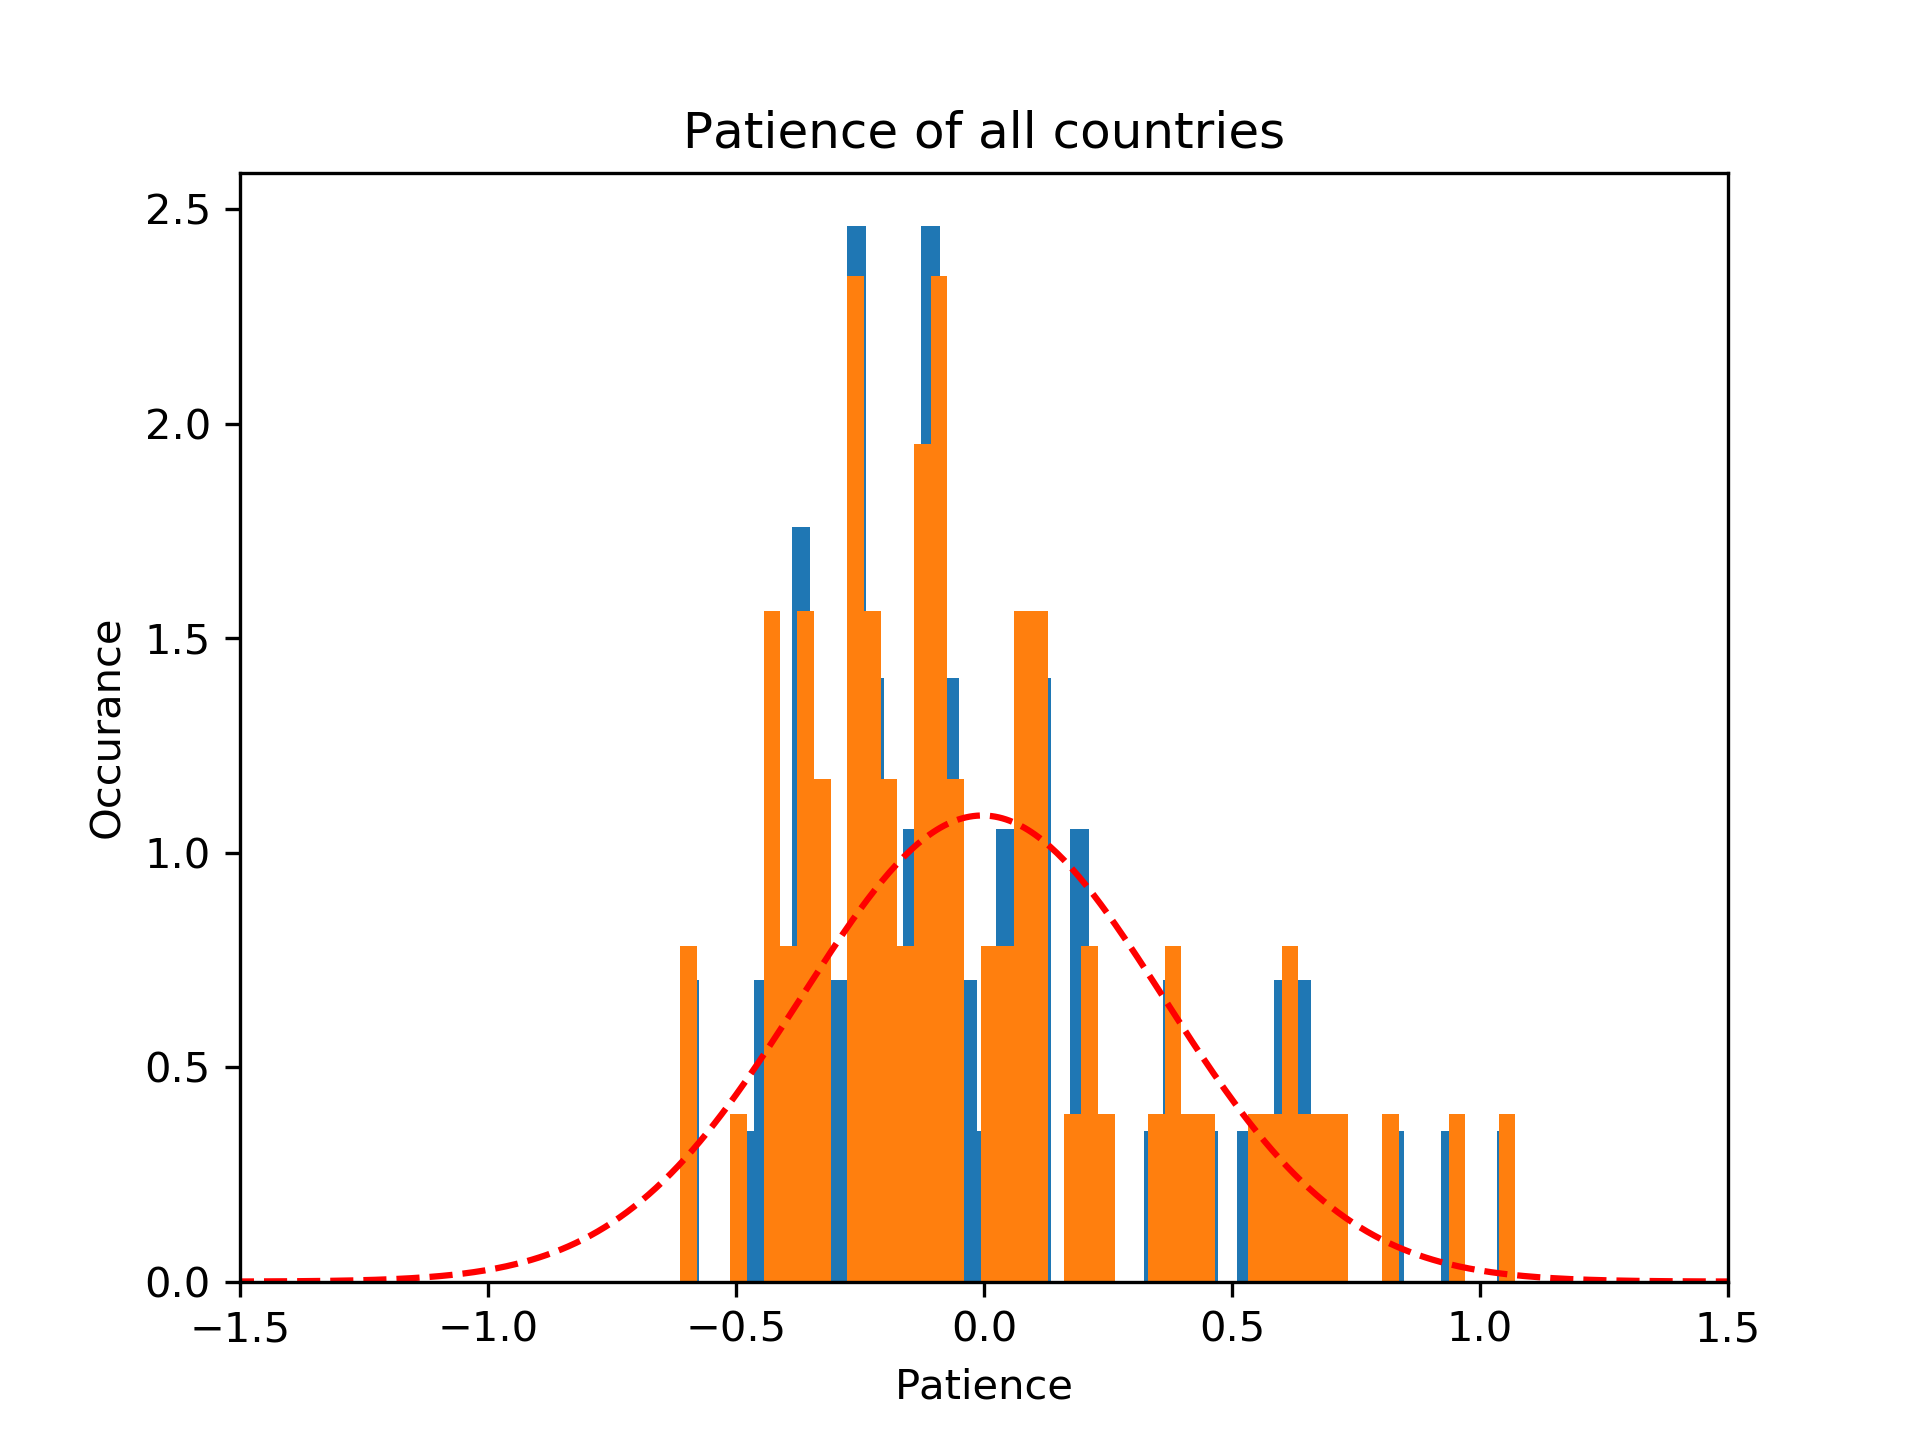

Generate this figure with Python:

import numpy as np
import matplotlib.pyplot as plt
from tqdm import tqdm
from statsmodels.stats.diagnostic import normal_ad
from scipy import stats

import pandas as pd
pd.options.display.max_columns =None
pd.options.display.max_rows =40
filename = 'D:\Code\Thacher\datasci2020\Projects\Ian\country_patience.csv'
df = pd.read_csv(filename)


#for plotting the histogram
def gauss(sig=1,x0=0):
    x = np.linspace(x0-10*sig,x0+10*sig,1000)
    y = 1.0/(np.sqrt(2*np.pi)*sig)*np.exp(-(x-x0)**2/(2*sig**2))
    return x,y


df

df.columns = ['Country', 'Code','Year','Patience']

# plotting data as histogram
x = df.Patience
hist = plt.hist(x,bins=45,density=True,edgecolor='none')

# find mean and stdev
print(np.mean(x))
print(np.std(x))

# plotting another histogram with gaussian over it
hist = plt.hist(x,bins=45,density=True,edgecolor='none')
x,y = gauss(x0=np.mean(x),sig=np.std(x))
plt.plot(x,y,'r--')
xlim = plt.xlim(-1.5,1.5)
plt.title('Patience of all countries')
plt.xlabel('Patience')
plt.ylabel('Occurance')
plt.show()
#plt.savefig('Ian_ModernData.png',dpi=300)

# Anderson-Darling Test
ad2,pval = normal_ad(x,axis=0)
print(pval)
# this pval is tiny, which shows that this distribution is not normal
# I would assume this is true because each country has a different culture,
# so their value would not line up like a set of data from one source


from scipy import stats
# using the gaussian_kde to smooth

kde = stats.gaussian_kde(x)
x_plot = np.linspace(np.min(x), np.max(x), 1000)
plt.plot(x_plot,kde.pdf(x_plot))
#only plots a horizontal line, but histogram has density=True ??
#plt.show()



plt.clf()
# bringing in the second set of data for line fitting
# have to test out different sets for correlation
filename = 'D:\Code\Thacher\datasci2020\Projects\Ian\country_risk.csv'
df2 = pd.read_csv(filename)
df2.columns = ['Country', 'Code','Year','Risk']
# none of the different sets line up well, but risk fits the best
# it probably doesn't help that the measurements are in an unknown scale/context

# first plot attempt
patience = df.Patience
risk = df2.Risk
riskError = np.std(risk)

# plot up data with errorbars
plt.errorbar(patience,risk,yerr=riskError,fmt='o',color='black')
plt.xlabel('patience')
plt.ylabel('risk-taking')
#plt.show()

# line fitting
riskWeights = 1.0/(riskError**2)

# Fit a line to the data:
# can't figure out weights, wants 1-d array for w but only have stdev
fit = np.polyfit(patience,risk,1,full=False,cov=True)

# Fit parameters are the first element in the returned "tuple"
fitparams = fit[0]
slope = fitparams[0]
intercept = fitparams[1]

print('The best estimate of the slope is %.3f as compared to the "real" slope of ??' % slope)
print('The best estimate of the intercept %.3f as compared to the "real" intercept of ??' % intercept)

# getting covariance matrix
cov = fit[1]
print(cov)
first_cov = cov[0][0]
second_cov = cov[1][1]
print('Covariance of first parameter: %.3f' % first_cov)
print('Second parameter: %.3f' % second_cov)

# getting errors out of covariance
param_error = np.sqrt(np.diagonal(cov))
slope_error = param_error[0]
intercept_error = param_error[1]

print('The slope is %.3f +/- %0.3f' %(slope,slope_error))
print('The intercept is %.3f +/- %0.3f' %(intercept,intercept_error))

# plotting the line of fit
xfit = np.linspace(plt.xlim()[0],plt.xlim()[1],100)
yfit = intercept + slope*xfit
plt.plot(xfit,yfit,'r--')
plt.show()
# plot looks much cleaner without error bars, but looks closer to the fit line with them


# x-shifting
patience2 = patience - np.median(patience)

# new fit and covariance
fit = np.polyfit(patience,risk,1,full=False,cov=True)


# getting covariance matrix
cov = fit[1]
print(cov)
first_cov = cov[0][0]
second_cov = cov[1][1]
print('Covariance of first parameter: %.3f' % first_cov)
print('Second parameter: %.3f' % second_cov)

# my covariance values are the exact same, I suspect it has to due with the lack
# of weighting the points earlier when I couldn't figure it out


'''
log-likelihood function
'''


def chisqr(xbar,sigma):
    finalsum = 0
     
    for x in patience:
        y = (x - xbar)**2
        z = y/(sigma**2)
        finalsum += z
    
    return(finalsum)

print(chisqr(np.mean(patience),np.std(patience)))
#DOF = 74, expected chi2 value is 46

# table says that probability of 75.999 is about 25%
# therefore we can say this data is not gaussian